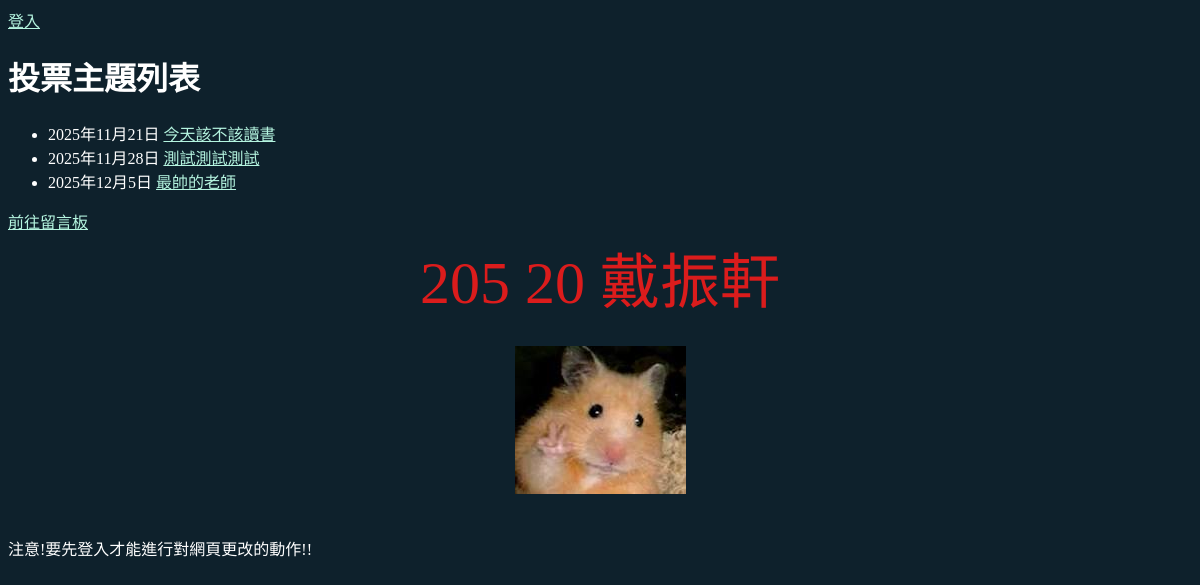
/poll/, run on an earlier commit of the app's database.
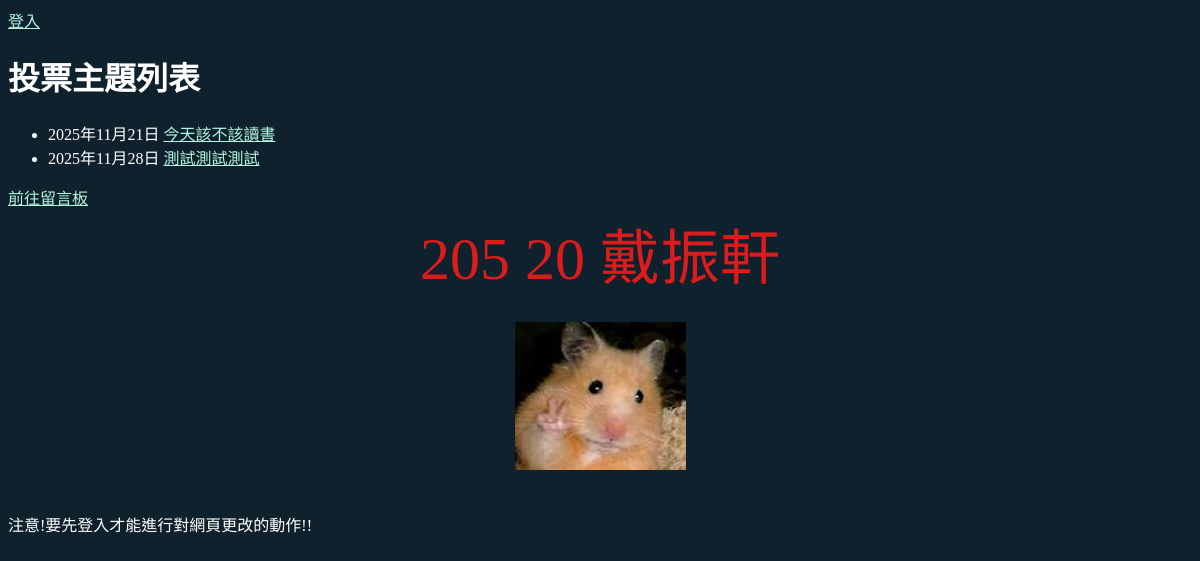
And on a later commit of the database.
### default/models.py (models this page shows, shortened)
class Poll(models.Model):   #models.Model 如何與底層資料庫聯繫
    subject = models.CharField("投票主題",max_length=64)   #["投票主題"][subject]投票名稱，可自訂
    desc = models.TextField ("說明") #紀錄欄位型態
    created = models.DateField("建立日期",auto_now_add=True)  #紀錄投票時間(日期)

### default/views.py (the view)
# urls.py: path("",Polllist.as_view(), name='poll_list'),
class Polllist(ListView):   #把listview的功能繼承給Polllist
    model = Poll  #定義資料來源要從哪個資料模型索要

### templates/default/poll_list.html (shortened to what this page needs)
{% extends "base.html" %}
{% block main %}
    <h1>投票主題列表</h1>
    <ul>
        {% for poll in poll_list %}
        <li>{{ poll.created}} <a href="{% url 'poll_view' poll.id %}"> {{poll.subject}} </a>
        </li>
        {% endfor %}
    </ul>
    <a href="{% url 'group_list' %}">前往留言板</a>
{% endblock %}

What changed in the data, as far as the page shows it:
removed Poll: created "2025年12月5日", subject "最帥的老師"
